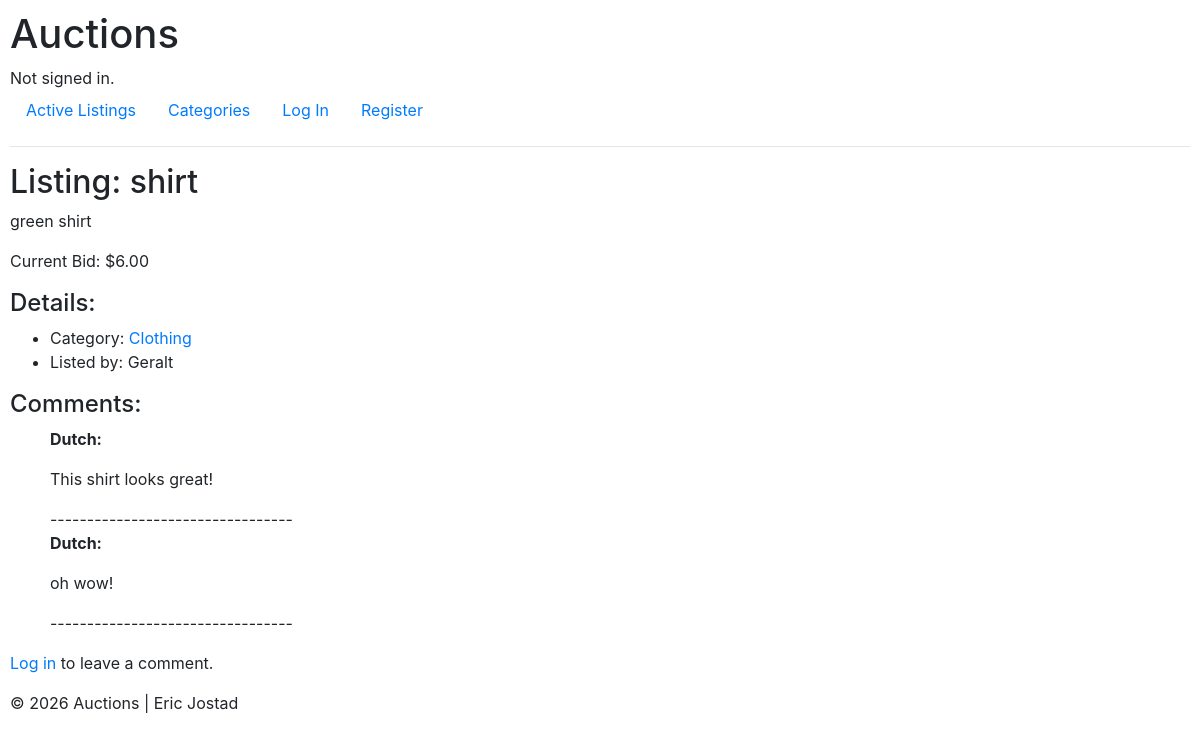
Screenshot of /listing/26/shirt with the database file from the repository.
### auctions/models.py (models this page shows)
class Auction(models.Model):
    user = models.ForeignKey(User, on_delete=models.CASCADE)
    title = models.CharField(max_length=150)
    description = models.TextField(
        validators=[MinLengthValidator(20), MaxLengthValidator(1000)])
    starting_bid = models.DecimalField(
        max_digits=10, decimal_places=2, validators=[MinValueValidator(Decimal("0.01"))])
    image_url = models.URLField(blank=True)
    category = models.CharField(
        max_length=64)

class Bid(models.Model):
    user = models.ForeignKey(User, on_delete=models.CASCADE)
    auction = models.ForeignKey(Auction, on_delete=models.CASCADE)
    bid_amount = models.DecimalField(
        max_digits=10, decimal_places=2, validators=[MinValueValidator(Decimal("0.01"))])

class User(AbstractUser):
    pass

class Comment(models.Model):
    user = models.ForeignKey(User, on_delete=models.CASCADE)
    auction = models.ForeignKey(Auction, on_delete=models.CASCADE)
    content = models.TextField(blank=True)

### auctions/views.py (the view, shortened to what this page needs)
# urls.py: path("listing/<int:auction_id>/<str:auction_title>",
def listing(request, auction_id, auction_title):
    auction = Auction.objects.get(pk=auction_id)
    comments = Comment.objects.filter(auction=auction)
    highest_bid = Bid.objects.filter(
        auction=auction).order_by('-bid_amount').first()
    bid_form = BidForm()
    comment_form = CommentForm()
    if request.user.is_authenticated:
        is_watching = Watchlist.objects.filter(
            user=request.user, auction=auction).exists()
    else:
        is_watching = False
    return render(request, "auctions/listing.html", {
        "auction": auction,
        "auction_title": auction_title,
        "is_watching": is_watching,
        "bid_form": bid_form,
        "comment_form": comment_form,
        "comments": comments,
        "highest_bid": highest_bid
    })

### auctions/templates/auctions/listing.html (shortened to what this page needs)
{% extends "auctions/layout.html" %}
{% block body %}
    <h2>Listing: {{ auction.title }}</h2>
    <p>{{ auction.description }}</p>
    {% if highest_bid %}
        <p>Current Bid: ${{ highest_bid.bid_amount }}</p>
    {% else %}
        <p>Starting Bid: ${{ auction.starting_bid }}</p>
    {% endif %}
    <h4>Details:</h4>
    <ul>
        <li>Category: <a href="{% url 'auctions:category' auction.category %}">{{ auction.category }}</a></li>
        <li>Listed by: {{ auction.user.username }}</li>
    </ul>
<h4>Comments:</h4>
    {% if comments %}
        <ul>
            {% for comment in comments %}
                <p><strong>{{ comment.user.username }}:</strong></p>
                <p>{{ comment.content }}</p>
                ---------------------------------
            {% endfor %}
        </ul>
    {% else %}
        <p>No comments yet.</p>
    {% endif %}
    {% if user.is_authenticated %}
        <form action="{% url 'auctions:listing' auction.id auction.title %}" method="post">
            {% csrf_token %}
            {{ comment_form }}
            <input type="hidden" name="auction_id" value="{{ auction.id }}">
            <input type="submit" value="Submit Comment">
        </form>
    {% else %}
        <p><a href="{% url 'auctions:login' %}">Log in</a> to leave a comment.</p>
    {% endif %}
{% endblock %}

### auctions/static/auctions/styles.css (style rules this page uses)
body { padding: 10px; }

### rows the page displays
Auction: title "shirt", description "green shirt", category "Clothing", user.username "Geralt"
Bid: bid_amount "6.00"
Comment: user.username "Dutch", content "This shirt looks great!"
Comment: user.username "Dutch", content "oh wow!"
